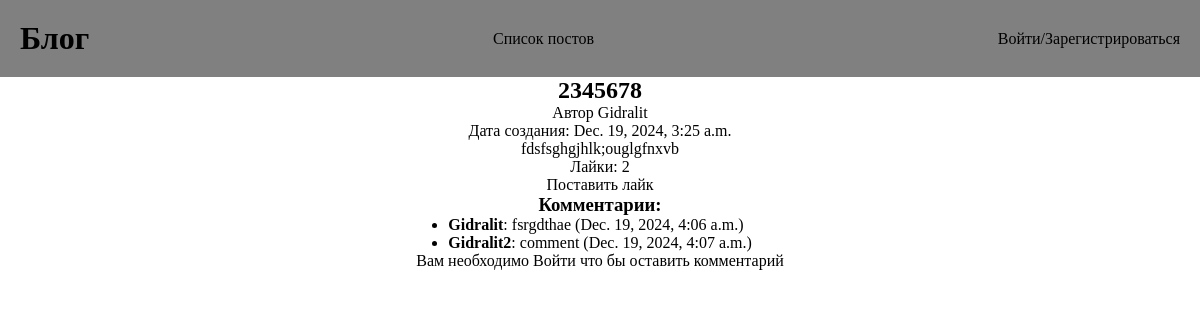
Screenshot of /post/3/ with the database file from the repository.
### monolit/models.py (models this page shows, shortened)
class Post(models.Model):
    user = models.ForeignKey(User, on_delete=models.CASCADE)
    title = models.CharField(max_length=200)
    content = models.TextField()
    created_at = models.DateTimeField(auto_now_add=True)
    likes = models.ManyToManyField(User, related_name='likes', blank=True)
    comment_count = models.PositiveIntegerField(default=0)

class Comment(models.Model):
    post = models.ForeignKey(Post, on_delete=models.CASCADE, related_name='comments')
    user = models.ForeignKey(User, on_delete=models.CASCADE)
    content = models.TextField()
    created_at = models.DateTimeField(auto_now_add=True)

### monolit/views.py (the view)
# urls.py: path('post/<int:post_id>/', views.post_detail, name='post_detail'),
def post_detail(request, post_id):
    post = get_object_or_404(Post, id=post_id)
    comments = post.comments.all()
    if request.method == "POST":
        content = request.POST.get('content')
        comment = Comment.objects.create(post=post, user=request.user, content = content)
        post.comment_count += 1
        post.save()
        return redirect('post_detail', post_id=post.id)
    return render(request, 'post_detail.html', {
        'post': post,
        'comments': comments,
    })

### monolit/templates/post_detail.html (shortened to what this page needs)
{% extends "home.html" %}
{% block content %}
<h2>{{post.title}}</h2>
<p>Автор {{post.user.username}}</p>
<p>Дата создания: {{post.created_at}}</p>
<p>{{post.content}}</p>
<p>Лайки: {{post.likes.count}}</p>
<a href="{% url 'like_post' post.id %}">
  {% if user in post.likes.all %}
  Убрать лайк
  {% else %}
  Поставить лайк
  {% endif %}
</a>
<h3>Комментарии:</h3>
<ul>
  {% for comment in comments %}
  <li>
    <strong>{{comment.user.username}}</strong>: {{comment.content}} ({{comment.created_at}})
  </li>
  {% empty %}
    <li>Комментариев еще нет</li>
  {% endfor %}
</ul>
{% if user.is_authenticated %}
<form method="post">
  {% csrf_token %}
  <textarea name="content" required></textarea>
  <button type="submit">Оставить комментарий</button>
</form>
{% else %}
  <p>Вам необходимо <a href="{% url 'login' %}">Войти</a> что бы оставить комментарий</p>
{% endif %}
{% endblock %}

### static/css/style.css (style rules this page uses)
* { margin: 0; padding: 0; box-sizing: border-box; font-family: "Franklin Gothic Medium", 'sans-serif'; }
* a { color: black; text-decoration: none; }

### rows the page displays
Post: title "2345678", user.username "Gidralit", created_at "Dec. 19, 2024, 3:25 a.m.", content "fdsfsghgjhlk;ouglgfnxvb", likes.count "2"
Comment: user.username "Gidralit", content "fsrgdthae", created_at "Dec. 19, 2024, 4:06 a.m."
Comment: user.username "Gidralit2", content "comment", created_at "Dec. 19, 2024, 4:07 a.m."
